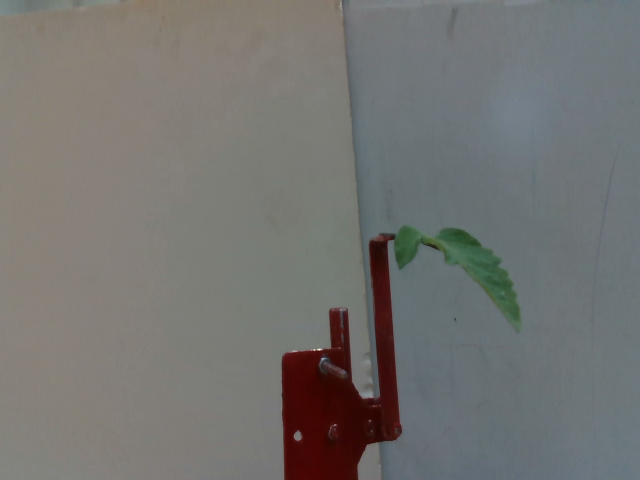
#> input picture N14_d0.3_p0.0_r8_O0new.png, 640 x 480 px
$ python -i analyze_help_functions.py   (imports and definitions only)   (older library calls are emulated)
#> lines starting #> are read from the running program, lines starting #| are printed output that depends on the picture; after the words box and inside, x2 and y2 are one past the last pixel; in counts of white or black regions, pixels touching at a corner belong together
#> further down, picture is the input picture: shape (480, 640, 3); mean B, G, R 113.3, 115.7, 115.8
import numpy as np
import cv2 as cv

buffer = 100

# [86 lines left out: functions draw_4_normals_on_image, draw_1_normal_on_image, draw_2_normals_on_image, draw_arrows, draw_4_arrows, not called in this run]


def get_green_img(img_color):
    img_color = cv.cvtColor(img_color, cv.COLOR_BGR2RGB)
    # mask green
    hsv = cv.cvtColor(img_color, cv.COLOR_BGR2HSV)
#> hsv: shape (480, 640, 3); mean H, S, V 64.7, 33.3, 121.7
    lower_hsv, upper_hsv = np.array([36, 40, 40]), np.array([90, 255, 255])
    mask_green = cv.inRange(hsv, lower_hsv, upper_hsv)
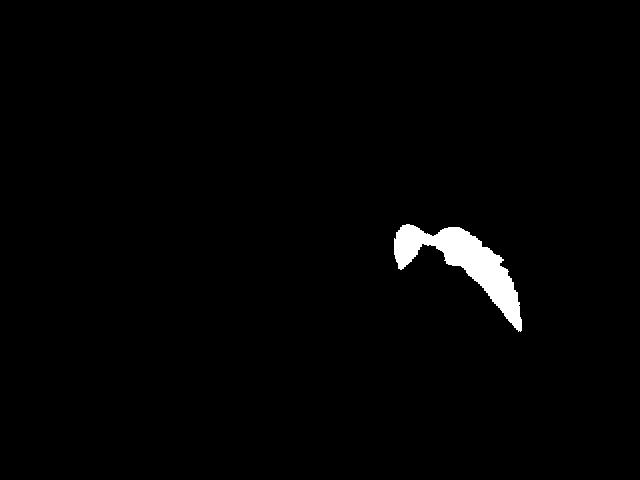
#> mask_green: shape (480, 640); 1.5% white; 1 white region, box (x1, y1, x2, y2) and area: (394, 224, 522, 332) 4544
    green = cv.bitwise_and(img_color, img_color, mask=mask_green)

    return mask_green,green

# [121 lines left out: functions draw_contours, convert_normal_to_image_slope, get_joints, draw_circles, get_center, find_limits and 4 more, not called in this run]

>>> import cv2
>>> picture = cv2.imread('N14_d0.3_p0.0_r8_O0new.png')
>>> result = get_green_img(picture)
